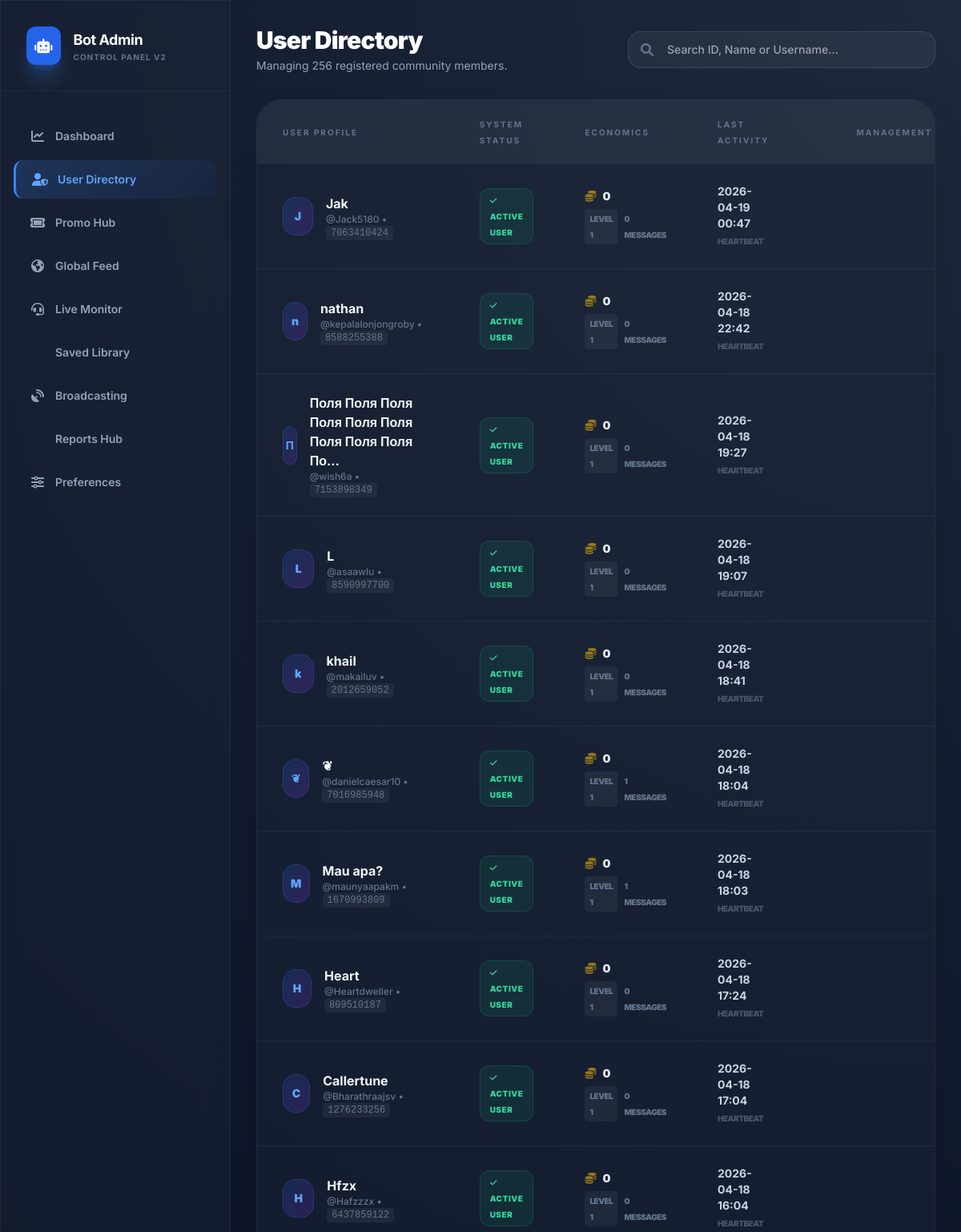
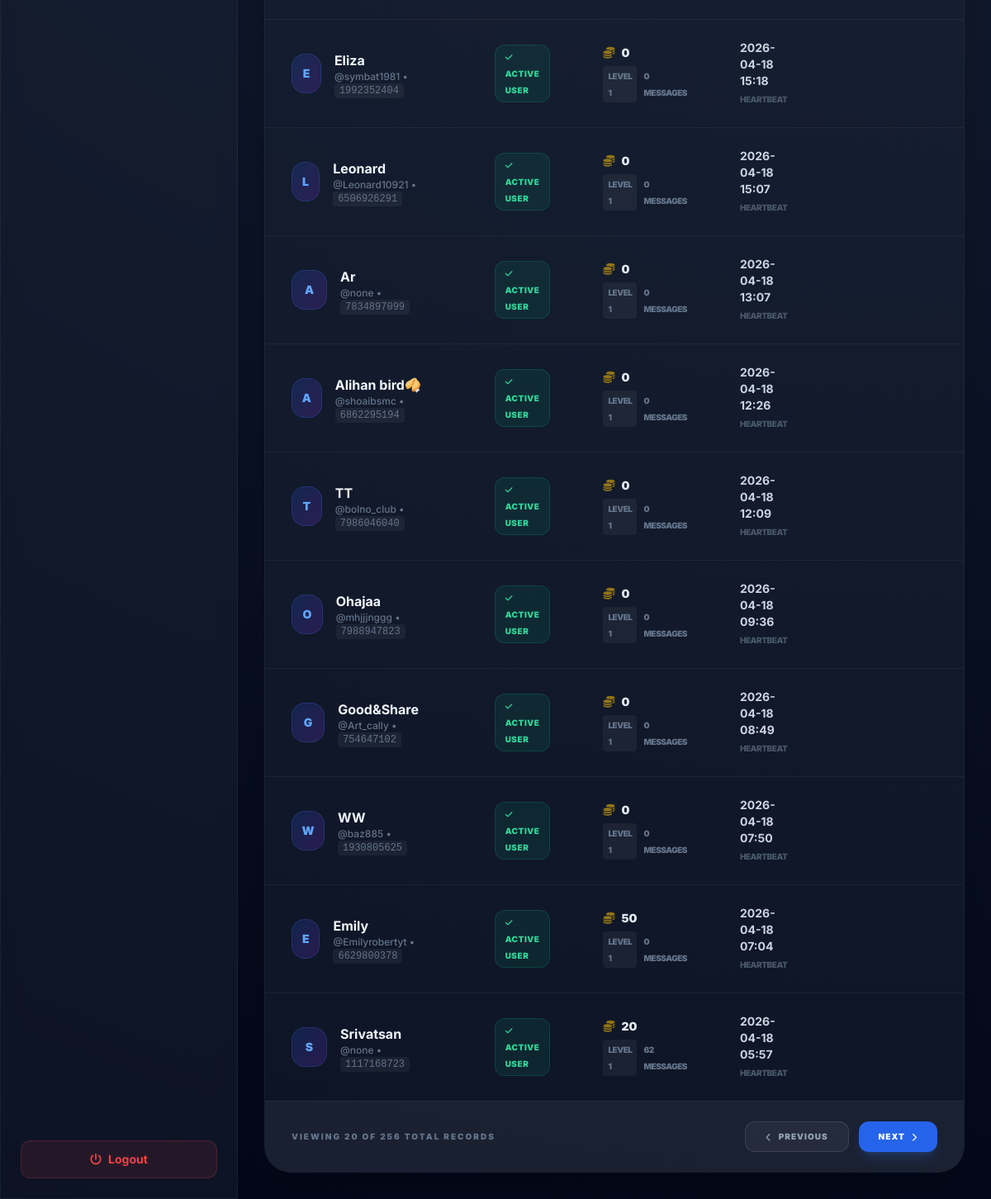
The app's page /users?page=2&search= (signed in) with its own data (2 pictures, top to bottom).
### tables this page shows
CREATE TABLE users (
                user_id INTEGER PRIMARY KEY,
                username TEXT DEFAULT '',
                first_name TEXT DEFAULT '',
                last_name TEXT DEFAULT '',
                gender TEXT DEFAULT '',
                age INTEGER DEFAULT 0,
                interests TEXT DEFAULT '',
                language TEXT DEFAULT 'en',
                gender_pref TEXT DEFAULT 'any',
                is_banned INTEGER DEFAULT 0,
                is_vip INTEGER DEFAULT 0,
                ban_reason TEXT DEFAULT '',
                total_chats INTEGER DEFAULT 0,
                total_messages INTEGER DEFAULT 0,
                rating_sum INTEGER DEFAULT 0,
                rating_count INTEGER DEFAULT 0,
                last_active INTEGER DEFAULT 0,
                last_partner_id INTEGER DEFAULT 0,
                flood_count INTEGER DEFAULT 0,
                flood_window_start INTEGER DEFAULT 0,
                coins INTEGER DEFAULT 0,
                xp INTEGER DEFAULT 0,
                level INTEGER DEFAULT 1,
                referral_code TEXT DEFAULT '',
                referred_by INTEGER DEFAULT 0,
                last_daily_reward INTEGER DEFAULT 0,
                daily_chats_count INTEGER DEFAULT 0,
                daily_messages_count INTEGER DEFAULT 0,
                last_mission_reset INTEGER DEFAULT 0,
                created_at INTEGER DEFAULT 0,
                updated_at INTEGER DEFAULT 0
            , daily_streak INTEGER DEFAULT 0, media_ban_until INTEGER DEFAULT 0, latitude REAL DEFAULT 0.0, longitude REAL DEFAULT 0.0, country TEXT DEFAULT '', city TEXT DEFAULT '', match_region TEXT DEFAULT 'global', referral_reward_paid INTEGER DEFAULT 0, referral_cash REAL DEFAULT 0.0);

### web_admin/app.py (the view)
@app.route('/users')
@login_required
def users_list():
    page = request.args.get('page', 1, type=int)
    search = request.args.get('search', '').strip()
    limit = 20
    offset = (page - 1) * limit
    c = db.conn.cursor()
    if search:
        if search.isdigit():
            c.execute("SELECT * FROM users WHERE user_id = ? OR first_name LIKE ? ORDER BY last_active DESC LIMIT ? OFFSET ?", (int(search), f"%{search}%", limit, offset))
        else:
            c.execute("SELECT * FROM users WHERE first_name LIKE ? OR username LIKE ? ORDER BY last_active DESC LIMIT ? OFFSET ?", (f"%{search}%", f"%{search}%", limit, offset))
        count_c = db.conn.cursor()
        if search.isdigit():
            count_c.execute("SELECT COUNT(*) FROM users WHERE user_id = ? OR first_name LIKE ?", (int(search), f"%{search}%"))
        else:
            count_c.execute("SELECT COUNT(*) FROM users WHERE first_name LIKE ? OR username LIKE ?", (f"%{search}%", f"%{search}%"))
        total_items = count_c.fetchone()[0]
    else:
        c.execute("SELECT * FROM users ORDER BY last_active DESC LIMIT ? OFFSET ?", (limit, offset))
        total_items = db.get_user_count()
    total_pages = (total_items + limit - 1) // limit
    users = [dict(row) for row in c.fetchall()]
    for u in users:
        if u['first_name'] and len(u['first_name']) > 50:
            u['first_name'] = u['first_name'][:47] + "..."
        if u['username'] and len(u['username']) > 50:
            u['username'] = u['username'][:47] + "..."
    return render_template('users.html', users=users, page=page, total_pages=total_pages, search=search, total_items=total_items)

### database.py (called while the page is built)
    def get_user_count(self):
        c = self.conn.cursor()
        c.execute("SELECT COUNT(*) as cnt FROM users")
        return c.fetchone()['cnt']

### web_admin/app.py (called while the page is built)
@app.template_filter('datetime')
def format_datetime(value):
    return time.strftime('%Y-%m-%d %H:%M', time.localtime(value))

def login_required(f):
    @wraps(f)
    def decorated_function(*args, **kwargs):
        if not session.get('logged_in'):
            return redirect(url_for('login', next=request.url))
        return f(*args, **kwargs)
    return decorated_function

### web_admin/templates/users.html (shortened to what this page needs)
{% extends "layout.html" %}
{% block content %}
<div class="space-y-8 fade-in">
    <div class="flex flex-col md:flex-row md:items-center justify-between gap-6">
        <div>
            <h2 class="text-3xl font-black text-white tracking-tight">User Directory</h2>
            <p class="text-slate-400 mt-1 text-sm">Managing {{ total_items }} registered community members.</p>
        </div>
        <form action="{{ url_for('users_list') }}" method="GET" class="flex w-full md:w-96">
            <div class="relative w-full group">
                <i class="fa-solid fa-magnifying-glass absolute left-4 top-1/2 -translate-y-1/2 text-slate-500 group-focus-within:text-blue-500 transition-colors"></i>
                <input type="text" name="search" value="{{ search }}" placeholder="Search ID, Name or Username..."
                       class="w-full bg-white/5 border border-white/10 rounded-2xl pl-12 pr-4 py-3 outline-none focus:border-blue-500 focus:ring-1 focus:ring-blue-500 transition-all text-sm font-medium">
            </div>
        </form>
    </div>
    <div class="glass rounded-[32px] overflow-hidden border border-white/5 shadow-2xl">
        <div class="overflow-x-auto text-sm">
            <table class="w-full text-left">
                <thead>
                    <tr class="bg-white/5 text-slate-500 text-[10px] uppercase tracking-[0.2em] font-black">
                        <th class="px-8 py-5">User Profile</th>
                        <th class="px-8 py-5">System Status</th>
                        <th class="px-8 py-5">Economics</th>
                        <th class="px-8 py-5">Last Activity</th>
                        <th class="px-8 py-5 text-right">Management</th>
                    </tr>
                </thead>
                <tbody class="divide-y divide-white/5">
                    {% for user in users %}
                    <tr class="hover:bg-white/5 transition-colors group">
                        <td class="px-8 py-6">
                            <div class="flex items-center gap-4">
                                <div class="w-12 h-12 rounded-2xl bg-gradient-to-br from-blue-600/20 to-purple-600/20 flex items-center justify-center font-black text-blue-400 border border-blue-500/20 shadow-inner">
                                    {{ user.first_name[0] if user.first_name else '?' }}
                                </div>
                                <div>
                                    <p class="font-bold text-slate-100 text-base">{{ user.first_name or 'Unknown User' }}</p>
                                    <p class="text-xs text-slate-500 font-medium">@{{ user.username or 'none' }} • <code class="bg-white/5 px-1.5 py-0.5 rounded">{{ user.user_id }}</code></p>
                                </div>
                            </div>
                        </td>
                        <td class="px-8 py-6">
                            <div class="flex flex-wrap gap-2">
                                {% if user.is_banned %}
                                <span class="bg-red-500/10 text-red-400 px-3 py-1 rounded-xl text-[10px] font-black uppercase tracking-wider border border-red-500/20">
                                    <i class="fa-solid fa-ban mr-1"></i> Restricted
                                </span>
                                {% else %}
                                <span class="bg-emerald-500/10 text-emerald-400 px-3 py-1 rounded-xl text-[10px] font-black uppercase tracking-wider border border-emerald-500/20">
                                    <i class="fa-solid fa-check mr-1"></i> Active User
                                </span>
                                {% endif %}
                            </div>
                        </td>
                        <td class="px-8 py-6">
                            <div class="space-y-1.5">
                                <div class="flex items-center gap-2 text-slate-200 font-black text-sm">
                                    <i class="fa-solid fa-coins text-yellow-500/60"></i>
                                    <span>{{ user.coins }}</span>
                                </div>
                                <div class="flex items-center gap-2 text-slate-500 text-[10px] font-black uppercase tracking-tighter">
                                    <span class="bg-white/5 px-1.5 py-0.5 rounded">Level {{ user.level or 1 }}</span>
                                    <span>{{ user.total_messages }} Messages</span>
                                </div>
                            </div>
                        </td>
                        <td class="px-8 py-6">
                            <p class="text-slate-300 font-bold mb-0.5">{{ user.last_active|datetime }}</p>
                            <p class="text-[10px] text-slate-600 font-black uppercase tracking-tighter">Heartbeat</p>
                        </td>
                        <td class="px-8 py-6">
                        </td>
                    </tr>
                    {% else %}
                    <tr>
                        <td colspan="5" class="px-8 py-20 text-center text-slate-600 font-bold uppercase tracking-widest bg-white/5">No Match Found</td>
                    </tr>
                    {% endfor %}
                </tbody>
            </table>
        </div>
        <div class="px-8 py-6 border-t border-white/5 bg-white/5 flex flex-col md:flex-row items-center justify-between gap-4">
            <p class="text-[10px] text-slate-500 font-black uppercase tracking-[0.2em]">Viewing {{ users|length }} of {{ total_items }} total records</p>
            <div class="flex gap-3">
                {% if page > 1 %}
                <a href="{{ url_for('users_list', page=page-1, search=search) }}" class="px-6 py-2.5 bg-white/5 hover:bg-white/10 rounded-xl text-[10px] font-black uppercase tracking-widest transition-all border border-white/10 text-slate-400 hover:text-white flex items-center gap-2">
                    <i class="fa-solid fa-chevron-left"></i> Previous
                </a>
                {% endif %}
                {% if page < total_pages %}
                <a href="{{ url_for('users_list', page=page+1, search=search) }}" class="px-6 py-2.5 bg-blue-600 hover:bg-blue-500 rounded-xl text-[10px] font-black uppercase tracking-widest transition-all shadow-lg shadow-blue-500/20 text-white flex items-center gap-2">
                    Next <i class="fa-solid fa-chevron-right"></i>
                </a>
                {% endif %}
            </div>
        </div>
    </div>
</div>
{% endblock %}

### web_admin/templates/layout.html (style rules this page uses)
body { background: radial-gradient(circle at top right, #1e293b, #0f172a, #020617); color: #f8fafc; font-family: 'Inter', sans-serif; }
.glass { background: rgba(30, 41, 59, 0.4); backdrop-filter: blur(12px); border: 1px solid rgba(255, 255, 255, 0.05); }
.fade-in { animation: fadeIn 0.4s ease-out forwards; }

### records on screen
users: first_name "J", first_name "Jak", username "Jack5180", user_id "7063410424", is_banned 0 (drawn), coins "0", level "1", total_messages "0", last_active "2026-04-19 00:47"
users: first_name "n", first_name "nathan", username "kepalalonjongroby", user_id "8588255388", is_banned 0 (drawn), coins "0", level "1", total_messages "0", last_active "2026-04-18 22:42"
users: first_name "П", first_name "Поля Поля Поля Поля Поля Поля Поля Поля Поля По...", username "wish6a", user_id "7153898349", is_banned 0 (drawn), coins "0", level "1", total_messages "0", last_active "2026-04-18 19:27"
users: first_name "L", username "asaawlu", user_id "8590997700", is_banned 0 (drawn), coins "0", level "1", total_messages "0", last_active "2026-04-18 19:07"
users: first_name "k", first_name "khail", username "makailuv", user_id "2012659052", is_banned 0 (drawn), coins "0", level "1", total_messages "0", last_active "2026-04-18 18:41"
users: first_name "❦", username "danielcaesar10", user_id "7016985948", is_banned 0 (drawn), coins "0", level "1", total_messages "1", last_active "2026-04-18 18:04"
users: first_name "M", first_name "Mau apa?", username "maunyaapakm", user_id "1670993809", is_banned 0 (drawn), coins "0", level "1", total_messages "1", last_active "2026-04-18 18:03"
users: first_name "H", first_name "Heart", username "Heartdweller", user_id "809510187", is_banned 0 (drawn), coins "0", level "1", total_messages "0", last_active "2026-04-18 17:24"
users: first_name "C", first_name "Callertune", username "Bharathraajsv", user_id "1276233256", is_banned 0 (drawn), coins "0", level "1", total_messages "0", last_active "2026-04-18 17:04"
users: first_name "H", first_name "Hfzx", username "Hafzzzx", user_id "6437859122", is_banned 0 (drawn), coins "0", level "1", total_messages "0", last_active "2026-04-18 16:04"
users: first_name "E", first_name "Eliza", username "symbat1981", user_id "1992352404", is_banned 0 (drawn), coins "0", level "1", total_messages "0", last_active "2026-04-18 15:18"
users: first_name "L", first_name "Leonard", username "Leonard10921", user_id "6506926291", is_banned 0 (drawn), coins "0", level "1", total_messages "0", last_active "2026-04-18 15:07"
users: first_name "A", first_name "Ar", username "none", user_id "7834897099", is_banned 0 (drawn), coins "0", level "1", total_messages "0", last_active "2026-04-18 13:07"
users: first_name "A", first_name "Alihan bird🥠", username "shoaibsmc", user_id "6862295194", is_banned 0 (drawn), coins "0", level "1", total_messages "0", last_active "2026-04-18 12:26"
users: first_name "T", first_name "TT", username "bolno_club", user_id "7986046040", is_banned 0 (drawn), coins "0", level "1", total_messages "0", last_active "2026-04-18 12:09"
users: first_name "O", first_name "Ohajaa", username "mhjjjnggg", user_id "7988947823", is_banned 0 (drawn), coins "0", level "1", total_messages "0", last_active "2026-04-18 09:36"
users: first_name "G", first_name "Good&Share", username "Art_cally", user_id "754647102", is_banned 0 (drawn), coins "0", level "1", total_messages "0", last_active "2026-04-18 08:49"
users: first_name "W", first_name "WW", username "baz885", user_id "1930805625", is_banned 0 (drawn), coins "0", level "1", total_messages "0", last_active "2026-04-18 07:50"
users: first_name "E", first_name "Emily", username "Emilyrobertyt", user_id "6629800378", is_banned 0 (drawn), coins "50", level "1", total_messages "0", last_active "2026-04-18 07:04"
users: first_name "S", first_name "Srivatsan", username "none", user_id "1117168723", is_banned 0 (drawn), coins "20", level "1", total_messages "62", last_active "2026-04-18 05:57"

### other values on screen
{{ total_items }} "256"
{{ users|length }} "20"
